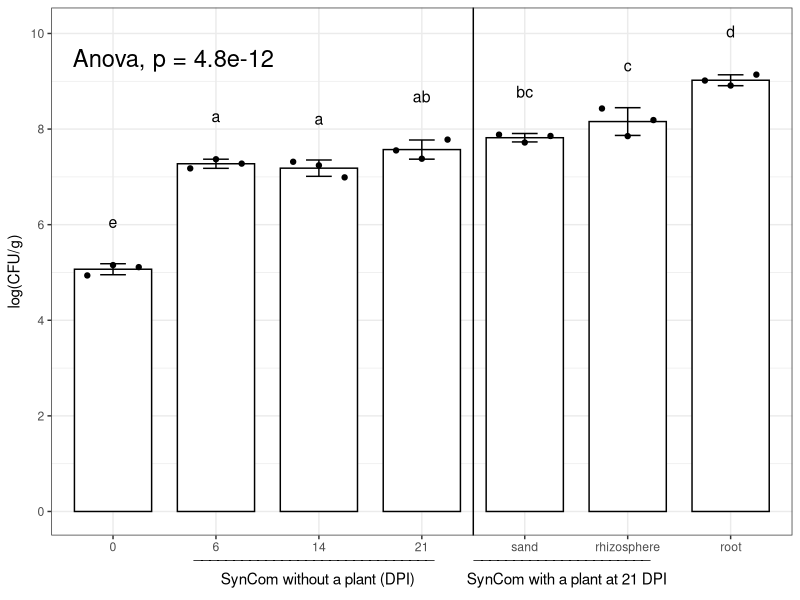

Reproduce this figure in R.
## ---- chunk 1
rm(list = ls())
## ---- chunk 2
knitr::opts_chunk$set(echo = TRUE)
library(ggplot2)
library(patchwork)
library(plyr)
library(multcompView)
library(ggpubr)
library(Hmisc)
## ---- chunk 3
##open data, makesure 'group' is a factor
cfu <- read.csv("cfu.csv", header=T)
head(cfu)

#set the organ appealing group in the plot
cfu$group <- gsub("0dpi", "0", cfu$group)
cfu$group <- gsub("6dpi", "6", cfu$group)
cfu$group <- gsub("14dpi", "14", cfu$group)
cfu$group <- gsub("21dpi", "21", cfu$group)
cfu$group <- gsub("21_sand", "sand", cfu$group)
cfu$group <- gsub("21_rhizosphere", "rhizosphere", cfu$group)
cfu$group <- gsub("21_root", "root", cfu$group)

#set group according to data
cfu$group <- factor(cfu$group,levels=c("0","6","14","21","sand","rhizosphere","root"))

#set  x, y value for ANOVA & multiple comparison
cfu_anova <- data.frame(lev=cfu$group, y=cfu$cfu_g)

################################################
## perform ANOVA & Multiple comparism for plotting
anova <- aov(y~lev, data=cfu_anova)
tHSD <- TukeyHSD(anova, ordered = FALSE, conf.level = 0.95)

generate_label_df <- function(HSD, flev){
  # Extract labels and factor levels from Tukey post-hoc 
  Tukey.levels <- HSD[[flev]][,4]
  Tukey.labels <- multcompLetters(Tukey.levels)['Letters']
  plot.labels <- names(Tukey.labels[['Letters']])
  
  # Get highest quantile for Tukey's 5 number summary and add a bit of space to buffer between    
  # upper quantile and label placement
  boxplot.df <- ddply(cfu_anova, flev, function (x) max(fivenum(x$y)) + 0.4)
  
  # Create a data frame out of the factor levels and Tukey's homogenous group letters
  plot.levels <- data.frame(plot.labels, labels = Tukey.labels[['Letters']],
                            stringsAsFactors = FALSE)
  
  # Merge it with the labels
  labels.df <- merge(plot.levels, boxplot.df, by.x = 'plot.labels', by.y = flev, sort = FALSE)
  
  return(labels.df)
}

# Print ANOVA and TukeyHSD results
summary(anova)
tHSD
## ---- chunk 4
agg_cfu=aggregate(cfu_g ~ group, data=cfu, FUN="mean") #mean
agg_cfu$sd=aggregate(cfu_g ~ group, data=cfu, FUN="sd")$cfu #add the SD 
dodge <- position_dodge(width=0.9) 
limits <- aes(ymax=cfu_g+sd, ymin=cfu_g-sd) #Set up the error bars
## ---- chunk 5
options(repr.plot.width = 7, repr.plot.height = 10)

fig9 <- ggplot(cfu, aes(x=group, y=cfu_g, width=0.75)) +
  ylim(0,11)+
  theme(panel.background = element_rect(fill = "white", colour = "grey50"))+
  
  #draw barplot,error bar, and data points
  geom_bar(data=agg_cfu, position=dodge, stat="identity", color = "black", fill= "white") +
  geom_errorbar(data=agg_cfu, mapping=limits, position=dodge, width=0.25) +
  geom_point(data=cfu, aes(group,cfu_g), position = position_dodge2(0.75, preserve = 'single'), size=1.5) +
  geom_vline(xintercept = 4.5) +
  
  #add the ANOVA and Post hoc results into the plot
  stat_compare_means(method = "anova", size=6, label.x = 1, label.y = 9.3) +
  geom_text(data = generate_label_df(tHSD, 'lev'), 
            aes(x = plot.labels, y = V1+0.5, label = labels), size=4)+
  
  #setup texts in the graph
  theme(axis.text.x = element_text(color="black", size = 12),
        axis.text.y = element_text(color="black", size = 12),
        plot.margin = unit(c(0.2, 0.2, 0.3, 0.2), "inches"))+
  theme(legend.position='none')+
  labs(x = " ",
       y =expression("log(CFU/g)")
       ) + 
   xlab(expression(atop("______________________________          ______________________", 
                        paste("           SynCom without a plant (DPI)             SynCom with a plant at 21 DPI")))) +
  scale_y_continuous(breaks=seq(0,11,2)) +
  theme_bw()
fig9

ggsave(filename = "Fig9.tiff", width = 6.5, height = 4, units = "in", device='tiff', dpi=300)
ggsave(filename = "Fig9.jpg", width = 6.5, height = 4, units = "in", device='jpg', dpi=300)
